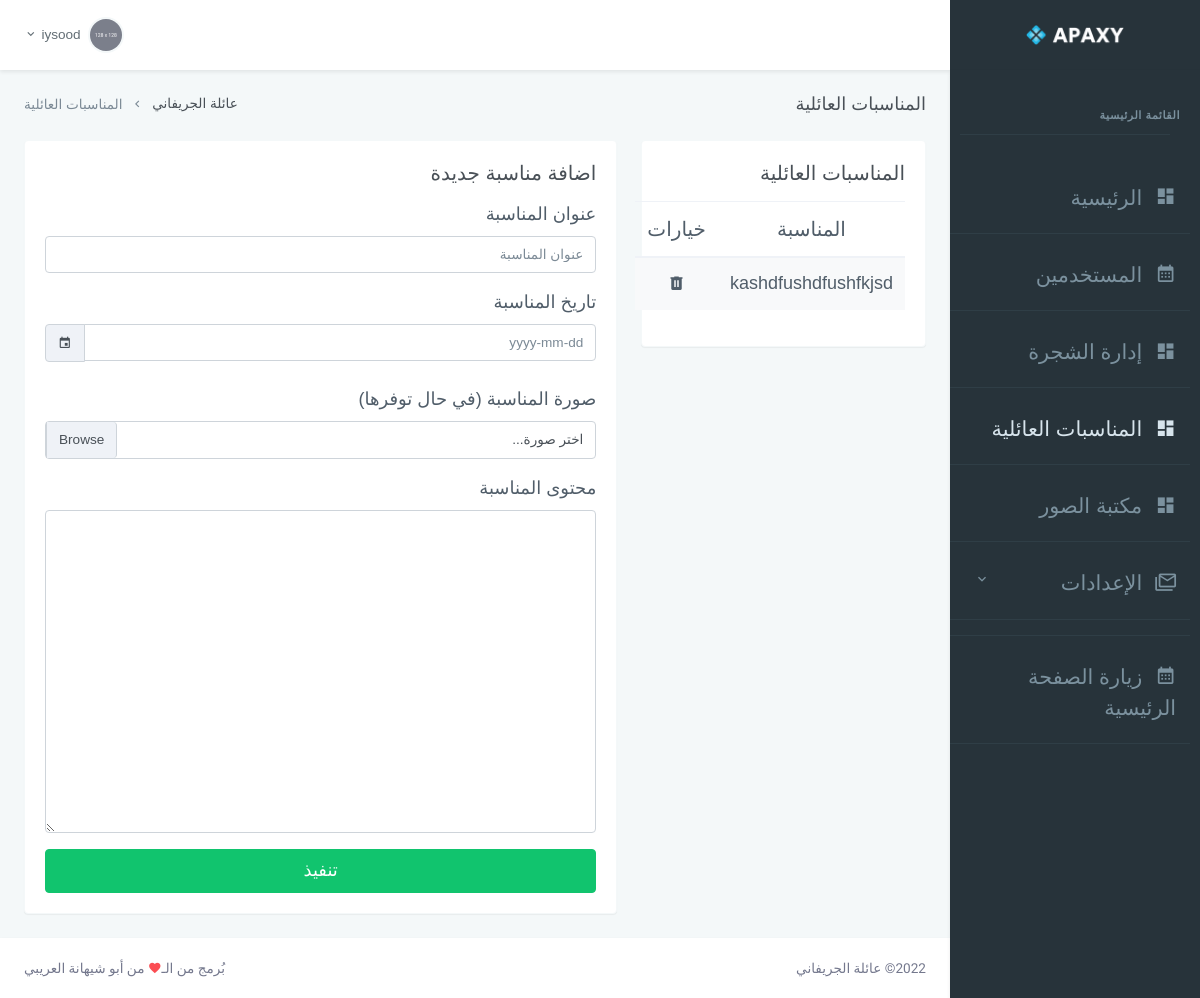
/staff/occasion.php (signed in), run on an earlier commit of the app's database.
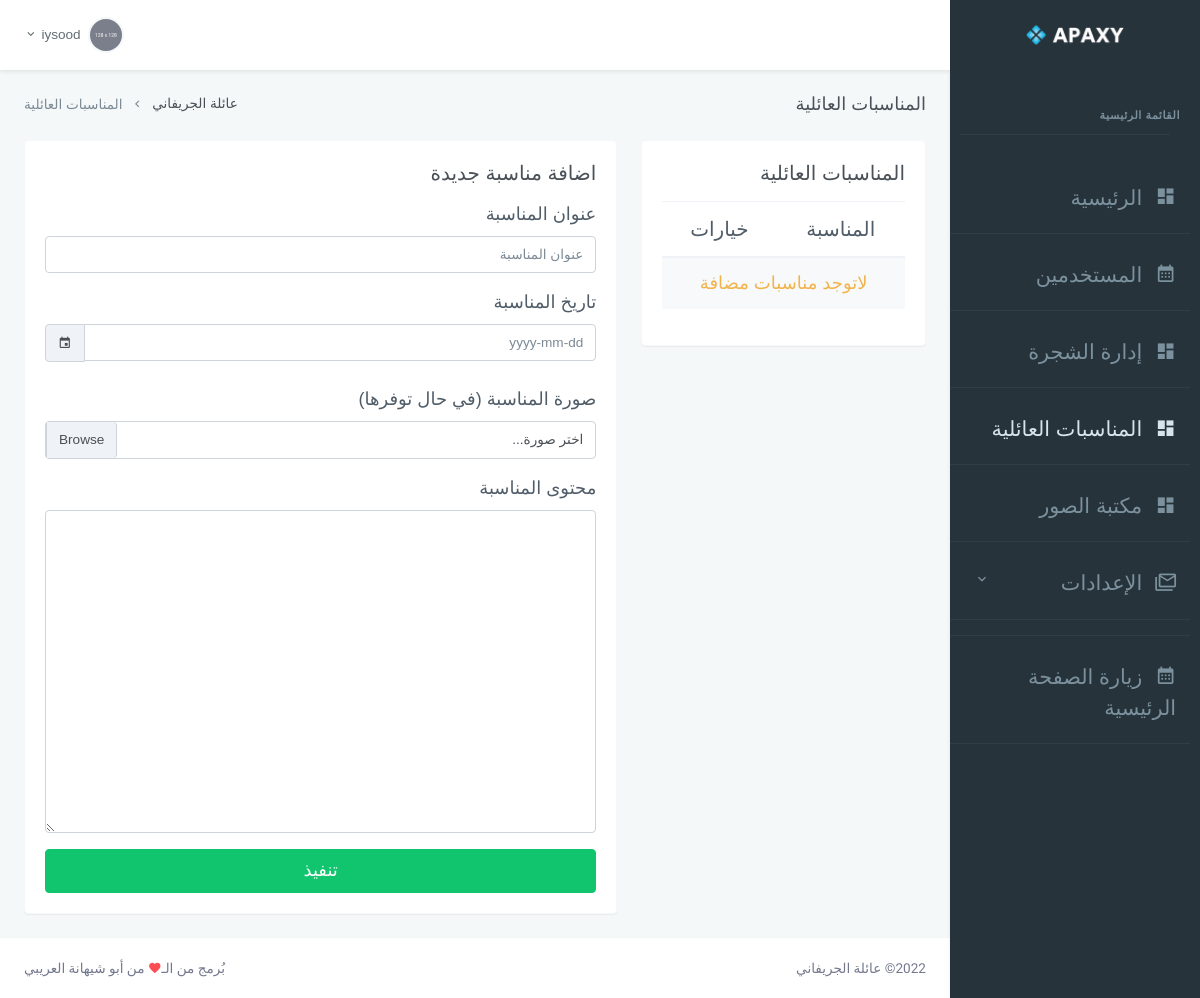
And on a later commit of the database.
### tables this page shows
CREATE TABLE `settings` (
  `website_name` varchar(255) DEFAULT NULL,
  `website_url` varchar(255) DEFAULT NULL,
  `website_state` tinyint(1) NOT NULL DEFAULT '0'
);

CREATE TABLE `occasion` (
  `id` int(11) NOT NULL,
  `title` varchar(255) NOT NULL,
  `date` date DEFAULT NULL,
  `content` longtext NOT NULL,
  `photo` longtext
);

### includes/config.php (called while the page is built, shortened)
<?php session_start();
$servername = "localhost";
$username = "root";
$password = "root";
$dbname = "family";
$conn = new mysqli($servername, $username, $password, $dbname);
$conn->set_charset('utf8mb4');
$sql = $conn->query("SELECT * FROM settings");
$website_settings = $sql->fetch_assoc();

### staff/includes/function.php (called while the page is built, shortened)
<?php require_once '../includes/config.php';
class MainFunc
{
	private $conn;
	public function __construct() {
		global $conn;
		$this->conn = $conn;
	}
	public function get_all_occasion() {
    $all_occasion = array();
    $result = $this->conn->query("SELECT * FROM `occasion`");
		if($result->num_rows > 0)
    {
      while ($row = $result->fetch_assoc()) {
        array_push($all_occasion, $row);
      }
    }
		return $all_occasion;
	}
}

### staff/occasion.php (the view, shortened to what the changed rows need)
<?php include 'header.php'; ?>
  <div class="main-content">
      <div class="page-content">
          <div class="container-fluid">
              <div class="row">
                  <div class="col-12">
                      <div class="page-title-box d-flex align-items-center justify-content-between">
                          <div class="page-title-right">
                              <ol class="breadcrumb m-0">
                                  <li class="breadcrumb-item"><a href="javascript: void(0);"><?php echo $website_settings['website_name']; ?></a></li>
                              </ol>
                          </div>
                      </div>
                  </div>
              </div>
              <div class="row">
                  <div class="col-4">
                      <div class="card">
                          <div class="card-body">
                            <table class="table table-striped table-hover">
                              <thead>
                                <tr class="text-center">
                                  <th class="font-size-20"> المناسبة </th>
                                  <th class="font-size-20"> خيارات </th>
                                </tr>
                              </thead>
                              <tbody>
<?php
  $occasion = new MainFunc();
  $all_occasion = $occasion->get_all_occasion();
  if (count($all_occasion) == 0){
    echo "<tr class='text-center text-warning'><td colspan='2' class='font-size-18'>لاتوجد مناسبات مضافة</td>";
  }else{
    for ($i=0; $i < count($all_occasion); $i++) {
      $this_occasion = $all_occasion[$i];
?>
<tr class="text-center">
  <td class="font-size-18"><?php echo $this_occasion['title']; ?></td>
  <td class="font-size-18"><i class="mdi mdi-trash-can" title="Remove this" onclick="removeOccasion(this, <?php echo $this_occasion['id']; ?>)"></i></td>
</tr>
<?php
    }
  }
?>
                              </tbody>
                            </table>
                          </div>
                      </div>
                  </div>
              </div>
          </div>
      </div>
<?php include '../get_footer.php'; ?>
  </div>
<?php include 'footer.php'; ?>

### get_footer.php (shortened to what the changed rows need)
<footer class="footer">
    <div class="container-fluid">
        <div class="row">
            <div class="col-sm-6">
                <?php echo date('Y'); ?>© <?php echo $website_settings['website_name']; ?>
            </div>
            <div class="col-sm-6">
                <div class="text-sm-right d-none d-sm-block">
                </div>
            </div>
        </div>
    </div>
</footer>

What changed in the data, as far as the page shows it:
removed occasion: title "kashdfushdfushfkjsd"
Also different on the page:
text now shown: "لاتوجد مناسبات مضافة"
